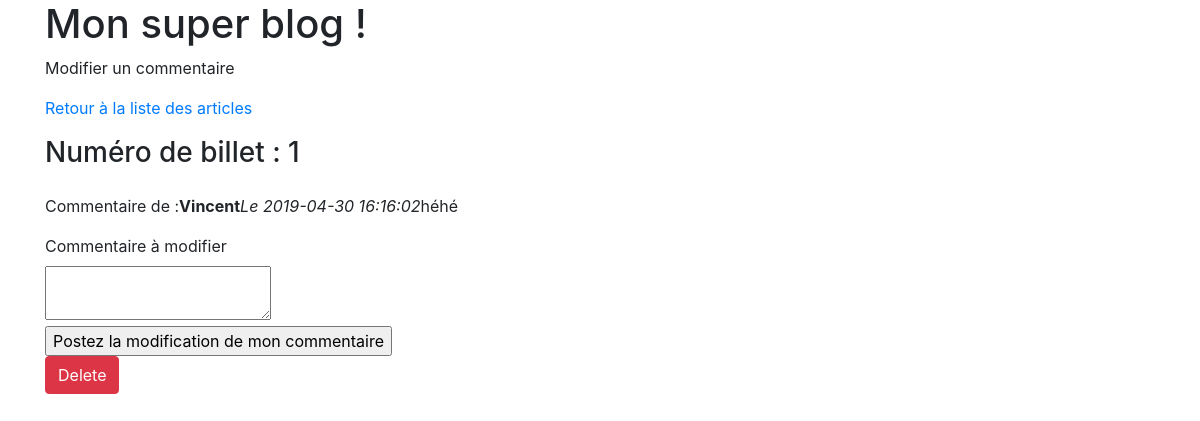
/index.php?action=unCommentaire&id=33, run on the app's committed database.
### tables this page shows
CREATE TABLE `commentaires` (
  `id` int(11) NOT NULL,
  `id_billet` int(11) NOT NULL,
  `auteur` varchar(255) NOT NULL,
  `commentaire` text NOT NULL,
  `date_commentaire` datetime NOT NULL
);

### controleur/frontend.php (called while the page is built, shortened)
<?php
require_once('modele/CommentaireManager.php');
function unCommentaire()
{
	$CommentaireManager =  new \Mumu\Blog\Model\CommentaireManager();
	$commentaireSelectionne = $CommentaireManager->getCommentaire($_GET['id']);
	require ('vue/frontend/affichageCommentaire.php');
}

### modele/CommentaireManager.php (called while the page is built, shortened)
<?php
class CommentaireManager extends Manager
{
    public function getCommentaire($id)
    {
        $bdd = $this->connexionBdd();
        $req = $bdd->prepare('SELECT id, id_billet, auteur, commentaire, date_commentaire FROM commentaires WHERE id = ?');
        $req->execute(array($id));
        $commentaireSelectionne = $req->fetch();
        return $commentaireSelectionne;
    }
}

### vue/frontend/affichageCommentaire.php (the view, shortened to what this page needs)
    <h1>Mon super blog !</h1>
    <p>Modifier un commentaire</p>
    <p><a href="index.php">Retour à la liste des articles</a></p>
    <div class="container">
        <div class="row">
            <h3>
                <p>Numéro de billet : <?= $commentaireSelectionne['id_billet'] ?></p> </h3>
        </div>
        <div class="row">
            Commentaire de :
            <strong><?= htmlspecialchars($commentaireSelectionne['auteur']); ?></strong><br />
            <em>Le <?= $commentaireSelectionne['date_commentaire']; ?></em>
            <p><?= nl2br(htmlspecialchars($commentaireSelectionne['commentaire'])); ?></p>
        </div>
    </div>
        <form action="index.php?action=modifierCommentaire&amp;id=<?= $commentaireSelectionne['id'] ?>" method="post">
                <div>
                    <label for="commentaire">Commentaire à modifier</label><br />
                    <textarea type="text" id="commentaire" name="commentaire"></textarea>
                </div>
                <div>
                    <input type="submit" value="Postez la modification de mon commentaire"/>
                </div>
            <div>
                <a class="btn btn-danger" href="index.php?action=modifierCommentaire&amp;id=<?=$commentaireSupprimme['id'] ?> ">Delete</a>
            </div>
        </form>
<?php require('template.php'); ?>

### data on the page
commentaires: id_billet "1", auteur "Vincent", date_commentaire "2019-04-30 16:16:02", commentaire "héhé"
